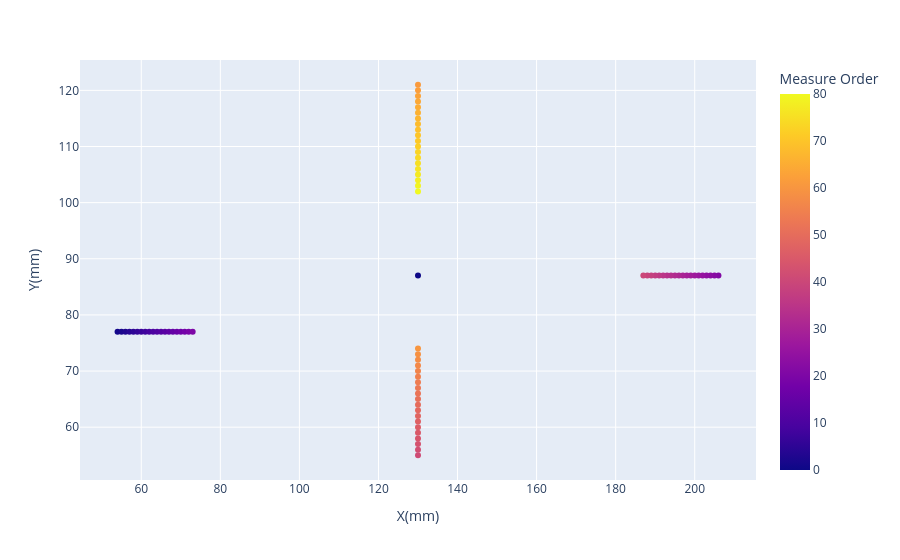

Notebook code for this chart:
### Code cell
px.scatter(
    axo_parser.df.filter(pl.col('ID')=="215C96").with_columns(
        pl.Series(
            "Measure Order",
            list(range(81)),
        ),
    ),
    x='X(mm)',
    y='Y(mm)',
    color='Measure Order'
)

### Figure 1 — Plotly figure (JSON) as saved in the notebook; plotly's stock layout.template omitted (floating-point values rounded to 4 significant figures)
{"data": [{"hovertemplate": "X(mm)=%{x}<br>Y(mm)=%{y}<br>Measure Order=%{marker.color}<extra></extra>", "legendgroup": "", "marker": {"color": [0, 1, 2, 3, 4, 5, 6, 7, 8, 9, 10, 11, 12, 13, 14, 15, 16, 17, 18, 19, 20, 21, 22, 23, 24, 25, 26, 27, 28, 29, 30, 31, 32, 33, 34, 35, 36, 37, 38, 39, 40, 41, 42, 43, 44, 45, 46, 47, 48, 49, 50, 51, 52, 53, 54, 55, 56, 57, 58, 59, 60, 61, 62, 63, 64, 65, 66, 67, 68, 69, 70, 71, 72, 73, 74, 75, 76, 77, 78, 79, 80], "coloraxis": "coloraxis", "symbol": "circle"}, "mode": "markers", "name": "", "orientation": "v", "showlegend": false, "type": "scatter", "x": [130.0, 54.0, 55.0, 56.0, 57.0, 58.0, 59.0, 60.0, 61.0, 62.0, 63.0, 64.0, 65.0, 66.0, 67.0, 68.0, 69.0, 70.0, 71.0, 72.0, 73.0, 206.0, 205.0, 204.0, 203.0, 202.0, 201.0, 200.0, 199.0, 198.0, 197.0, 196.0, 195.0, 194.0, 193.0, 192.0, 191.0, 190.0, 189.0, 188.0, 187.0, 130.0, 130.0, 130.0, 130.0, 130.0, 130.0, 130.0, 130.0, 130.0, 130.0, 130.0, 130.0, 130.0, 130.0, 130.0, 130.0, 130.0, 130.0, 130.0, 130.0, 130.0, 130.0, 130.0, 130.0, 130.0, 130.0, 130.0, 130.0, 130.0, 130.0, 130.0, 130.0, 130.0, 130.0, 130.0, 130.0, 130.0, 130.0, 130.0, 130.0], "xaxis": "x", "y": [87.0, 77.0, 77.0, 77.0, 77.0, 77.0, 77.0, 77.0, 77.0, 77.0, 77.0, 77.0, 77.0, 77.0, 77.0, 77.0, 77.0, 77.0, 77.0, 77.0, 77.0, 87.0, 87.0, 87.0, 87.0, 87.0, 87.0, 87.0, 87.0, 87.0, 87.0, 87.0, 87.0, 87.0, 87.0, 87.0, 87.0, 87.0, 87.0, 87.0, 87.0, 55.0, 56.0, 57.0, 58.0, 59.0, 60.0, 61.0, 62.0, 63.0, 64.0, 65.0, 66.0, 67.0, 68.0, 69.0, 70.0, 71.0, 72.0, 73.0, 74.0, 121.0, 120.0, 119.0, 118.0, 117.0, 116.0, 115.0, 114.0, 113.0, 112.0, 111.0, 110.0, 109.0, 108.0, 107.0, 106.0, 105.0, 104.0, 103.0, 102.0], "yaxis": "y"}], "layout": {"coloraxis": {"colorbar": {"title": {"text": "Measure Order"}}, "colorscale": [[0, "#0d0887"], [0.1111, "#46039f"], [0.2222, "#7201a8"], [0.3333, "#9c179e"], [0.4444, "#bd3786"], [0.5556, "#d8576b"], [0.6667, "#ed7953"], [0.7778, "#fb9f3a"], [0.8889, "#fdca26"], [1, "#f0f921"]]}, "legend": {"tracegroupgap": 0}, "margin": {"t": 60}, "xaxis": {"anchor": "y", "domain": [0, 1], "title": {"text": "X(mm)"}}, "yaxis": {"anchor": "x", "domain": [0, 1], "title": {"text": "Y(mm)"}}}}
